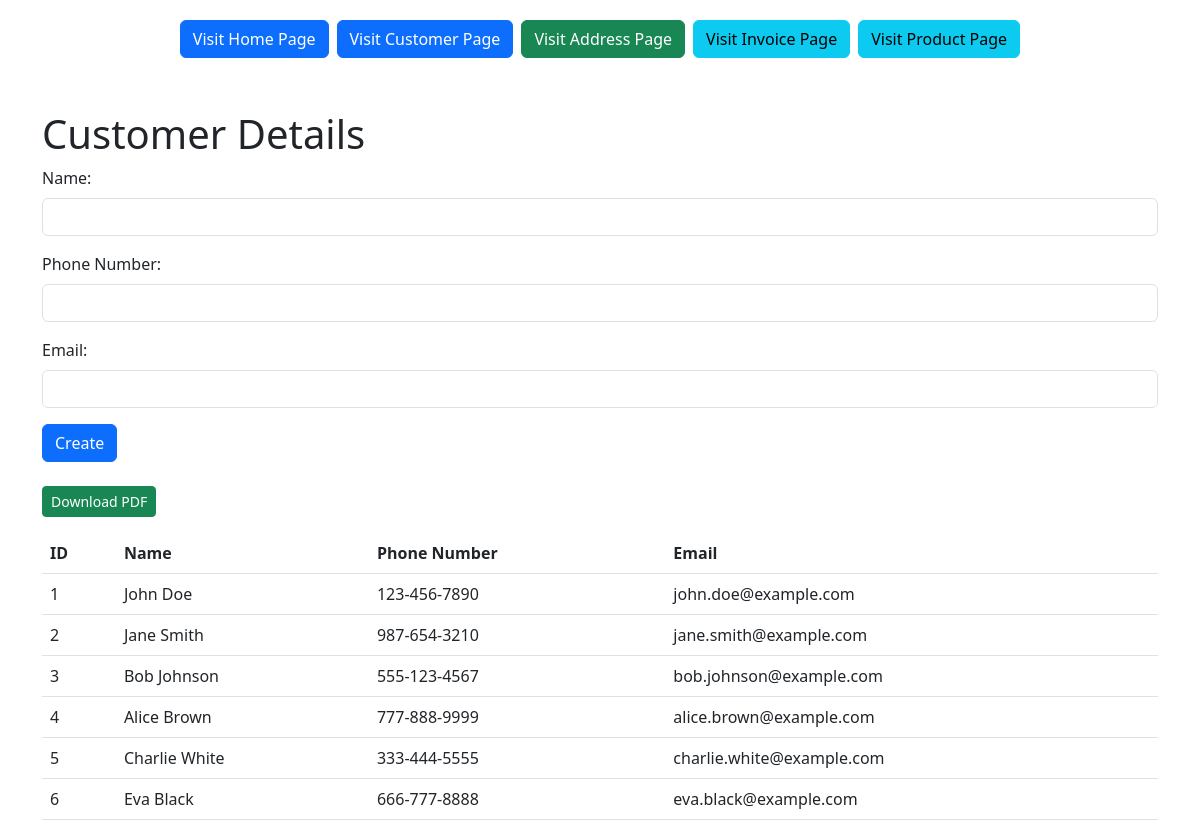
/customer.php, run on the app's committed database.
### tables this page shows
CREATE TABLE IF NOT EXISTS `Customers` (
  `customer_id` INT NOT NULL AUTO_INCREMENT,
  `name` VARCHAR(45) NULL,
  `phone_number` VARCHAR(45) NULL,
  `email` VARCHAR(45) NULL,
  PRIMARY KEY (`customer_id`));

### customer.php (the view, shortened to what this page needs)
<!DOCTYPE html>
<html lang="en">
<head>
    <link href="https://cdn.jsdelivr.net/npm/bootstrap@5.3.0/dist/css/bootstrap.min.css" rel="stylesheet">
</head>
<body>
<?php
include "db.php";
$sql = "SELECT * FROM Customers";
$result = $conn->query($sql);
?>
<div class="mt-3  d-flex justify-content-center">
<a href="index.php" class="btn btn-primary m-1">Visit Home Page</a>
        <a href="customer.php" class="btn btn-primary m-1">Visit Customer Page</a>
        <a href="address.php" class="btn btn-success m-1">Visit Address Page</a>
        <a href="invoice.php" class="btn btn-info m-1">Visit Invoice Page</a>
        <a href="products.php" class="btn btn-info m-1">Visit Product Page</a>
    </div>
<div class="container mt-5">
    <h1>Customer  Details</h1>
    <form method="post" action="<?php echo htmlspecialchars($_SERVER["PHP_SELF"]); ?>">
        <div class="mb-3">
            <label for="name" class="form-label">Name:</label>
            <input type="text" class="form-control" name="name" required>
        </div>
        <div class="mb-3">
            <label for="phone_number" class="form-label">Phone Number:</label>
            <input type="text" class="form-control" name="phone_number" required>
        </div>
        <div class="mb-3">
            <label for="email" class="form-label">Email:</label>
            <input type="email" class="form-control" name="email" required>
        </div>
        <button type="submit" class="btn btn-primary" name="create">Create</button>
    </form>
    <a href='customer_pdfg.php' class='mt-4 btn btn-success btn-sm'>Download PDF</a>
    <table class="table mt-3">
        <thead>
        <tr>
            <th>ID</th>
            <th>Name</th>
            <th>Phone Number</th>
            <th>Email</th>
        </tr>
        </thead>
        <tbody>
        <?php
        if ($result->num_rows > 0) {
            while ($row = $result->fetch_assoc()) {
                echo "<tr>";
                echo "<td>{$row['customer_id']}</td>";
                echo "<td>{$row['name']}</td>";
                echo "<td>{$row['phone_number']}</td>";
                echo "<td>{$row['email']}</td>";
                echo "</tr>";
            }
        } else {
            echo "<tr><td colspan='5'>No records found</td></tr>";
        }
        ?>
        </tbody>
    </table>
</div>
</body>
</html>

### data on the page
customers: customer_id "1", name "John Doe", phone_number "123-456-7890", email "john.doe@example.com"
customers: customer_id "2", name "Jane Smith", phone_number "987-654-3210", email "jane.smith@example.com"
customers: customer_id "3", name "Bob Johnson", phone_number "555-123-4567", email "bob.johnson@example.com"
customers: customer_id "4", name "Alice Brown", phone_number "777-888-9999", email "alice.brown@example.com"
customers: customer_id "5", name "Charlie White", phone_number "333-444-5555", email "charlie.white@example.com"
customers: customer_id "6", name "Eva Black", phone_number "666-777-8888", email "eva.black@example.com"
